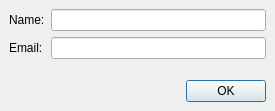
<ui version="4.0" >
 <class>AddDialogClass</class>
 <widget class="QDialog" name="AddDialogClass" >
  <property name="geometry" >
   <rect>
    <x>0</x>
    <y>0</y>
    <width>275</width>
    <height>111</height>
   </rect>
  </property>
  <property name="windowTitle" >
   <string>Add Address</string>
  </property>
  <layout class="QGridLayout" >
   <property name="margin" >
    <number>9</number>
   </property>
   <property name="spacing" >
    <number>6</number>
   </property>
   <item row="1" column="1" colspan="2" >
    <widget class="QLineEdit" name="emailEdit" />
   </item>
   <item row="0" column="1" colspan="2" >
    <widget class="QLineEdit" name="nameEdit" />
   </item>
   <item row="3" column="0" colspan="2" >
    <spacer>
     <property name="orientation" >
      <enum>Qt::Horizontal</enum>
     </property>
     <property name="sizeHint" >
      <size>
       <width>241</width>
       <height>20</height>
      </size>
     </property>
    </spacer>
   </item>
   <item row="2" column="1" >
    <spacer>
     <property name="orientation" >
      <enum>Qt::Vertical</enum>
     </property>
     <property name="sizeHint" >
      <size>
       <width>20</width>
       <height>40</height>
      </size>
     </property>
    </spacer>
   </item>
   <item row="3" column="2" >
    <widget class="QPushButton" name="okButton" >
     <property name="text" >
      <string>OK</string>
     </property>
    </widget>
   </item>
   <item row="0" column="0" >
    <widget class="QLabel" name="nameText" >
     <property name="sizePolicy" >
      <sizepolicy>
       <hsizetype>4</hsizetype>
       <vsizetype>5</vsizetype>
       <horstretch>0</horstretch>
       <verstretch>0</verstretch>
      </sizepolicy>
     </property>
     <property name="text" >
      <string>Name:</string>
     </property>
    </widget>
   </item>
   <item row="1" column="0" >
    <widget class="QLabel" name="emailText" >
     <property name="text" >
      <string>Email:</string>
     </property>
    </widget>
   </item>
  </layout>
 </widget>
 <layoutdefault spacing="6" margin="11" />
 <tabstops>
  <tabstop>nameEdit</tabstop>
  <tabstop>emailEdit</tabstop>
  <tabstop>okButton</tabstop>
 </tabstops>
 <resources/>
 <connections>
  <connection>
   <sender>okButton</sender>
   <signal>clicked()</signal>
   <receiver>AddDialogClass</receiver>
   <slot>accept()</slot>
   <hints>
    <hint type="sourcelabel" >
     <x>228</x>
     <y>93</y>
    </hint>
    <hint type="destinationlabel" >
     <x>153</x>
     <y>66</y>
    </hint>
   </hints>
  </connection>
 </connections>
</ui>
